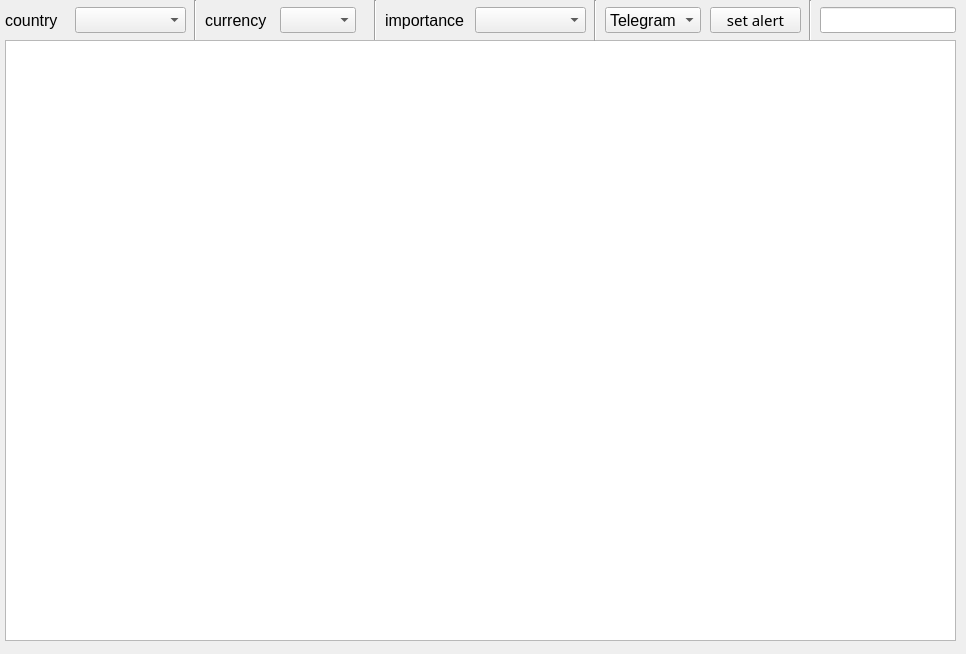
<?xml version="1.0" encoding="UTF-8"?>
<ui version="4.0">
 <class>Form</class>
 <widget class="QWidget" name="Form">
  <property name="geometry">
   <rect>
    <x>0</x>
    <y>0</y>
    <width>966</width>
    <height>654</height>
   </rect>
  </property>
  <property name="windowTitle">
   <string>Form</string>
  </property>
  <widget class="QWidget" name="widget" native="true">
   <property name="geometry">
    <rect>
     <x>0</x>
     <y>0</y>
     <width>960</width>
     <height>646</height>
    </rect>
   </property>
   <property name="styleSheet">
    <string notr="true">font: 12pt &quot;Ubuntu&quot;;</string>
   </property>
   <widget class="Line" name="line_5">
    <property name="geometry">
     <rect>
      <x>190</x>
      <y>0</y>
      <width>10</width>
      <height>41</height>
     </rect>
    </property>
    <property name="font">
     <font>
      <family>Ubuntu</family>
      <pointsize>12</pointsize>
      <weight>50</weight>
      <italic>false</italic>
      <bold>false</bold>
     </font>
    </property>
    <property name="orientation">
     <enum>Qt::Vertical</enum>
    </property>
   </widget>
   <widget class="QComboBox" name="comboBox_8">
    <property name="geometry">
     <rect>
      <x>605</x>
      <y>7</y>
      <width>96</width>
      <height>26</height>
     </rect>
    </property>
    <property name="font">
     <font>
      <family>Ubuntu</family>
      <pointsize>12</pointsize>
      <weight>50</weight>
      <italic>false</italic>
      <bold>false</bold>
     </font>
    </property>
    <item>
     <property name="text">
      <string>Telegram</string>
     </property>
    </item>
    <item>
     <property name="text">
      <string>email</string>
     </property>
    </item>
    <item>
     <property name="text">
      <string>SMS</string>
     </property>
    </item>
   </widget>
   <widget class="Line" name="line_6">
    <property name="geometry">
     <rect>
      <x>370</x>
      <y>0</y>
      <width>10</width>
      <height>41</height>
     </rect>
    </property>
    <property name="font">
     <font>
      <family>Ubuntu</family>
      <pointsize>12</pointsize>
      <weight>50</weight>
      <italic>false</italic>
      <bold>false</bold>
     </font>
    </property>
    <property name="orientation">
     <enum>Qt::Vertical</enum>
    </property>
   </widget>
   <widget class="QLabel" name="label_37">
    <property name="geometry">
     <rect>
      <x>205</x>
      <y>7</y>
      <width>71</width>
      <height>26</height>
     </rect>
    </property>
    <property name="font">
     <font>
      <family>Ubuntu</family>
      <pointsize>12</pointsize>
      <weight>50</weight>
      <italic>false</italic>
      <bold>false</bold>
     </font>
    </property>
    <property name="text">
     <string>currency</string>
    </property>
   </widget>
   <widget class="Line" name="line_8">
    <property name="geometry">
     <rect>
      <x>805</x>
      <y>0</y>
      <width>10</width>
      <height>41</height>
     </rect>
    </property>
    <property name="font">
     <font>
      <family>Ubuntu</family>
      <pointsize>12</pointsize>
      <weight>50</weight>
      <italic>false</italic>
      <bold>false</bold>
     </font>
    </property>
    <property name="orientation">
     <enum>Qt::Vertical</enum>
    </property>
   </widget>
   <widget class="QComboBox" name="comboBox_7">
    <property name="geometry">
     <rect>
      <x>475</x>
      <y>7</y>
      <width>111</width>
      <height>26</height>
     </rect>
    </property>
    <property name="font">
     <font>
      <family>Ubuntu</family>
      <pointsize>12</pointsize>
      <weight>50</weight>
      <italic>false</italic>
      <bold>false</bold>
     </font>
    </property>
   </widget>
   <widget class="QLabel" name="label_36">
    <property name="geometry">
     <rect>
      <x>5</x>
      <y>7</y>
      <width>61</width>
      <height>26</height>
     </rect>
    </property>
    <property name="font">
     <font>
      <family>Ubuntu</family>
      <pointsize>12</pointsize>
      <weight>50</weight>
      <italic>false</italic>
      <bold>false</bold>
     </font>
    </property>
    <property name="styleSheet">
     <string notr="true"/>
    </property>
    <property name="text">
     <string>country</string>
    </property>
   </widget>
   <widget class="QLabel" name="label_38">
    <property name="geometry">
     <rect>
      <x>385</x>
      <y>7</y>
      <width>91</width>
      <height>26</height>
     </rect>
    </property>
    <property name="font">
     <font>
      <family>Ubuntu</family>
      <pointsize>12</pointsize>
      <weight>50</weight>
      <italic>false</italic>
      <bold>false</bold>
     </font>
    </property>
    <property name="text">
     <string>importance</string>
    </property>
   </widget>
   <widget class="QLineEdit" name="lineEdit_37">
    <property name="geometry">
     <rect>
      <x>820</x>
      <y>7</y>
      <width>136</width>
      <height>26</height>
     </rect>
    </property>
    <property name="font">
     <font>
      <family>Ubuntu</family>
      <pointsize>12</pointsize>
      <weight>50</weight>
      <italic>false</italic>
      <bold>false</bold>
     </font>
    </property>
   </widget>
   <widget class="QPushButton" name="pushButton_31">
    <property name="geometry">
     <rect>
      <x>710</x>
      <y>7</y>
      <width>91</width>
      <height>26</height>
     </rect>
    </property>
    <property name="font">
     <font>
      <family>FixedsysTTF</family>
      <pointsize>11</pointsize>
      <weight>4</weight>
      <italic>false</italic>
      <bold>false</bold>
     </font>
    </property>
    <property name="styleSheet">
     <string notr="true">font: 32 11pt &quot;FixedsysTTF&quot;;</string>
    </property>
    <property name="text">
     <string>set alert</string>
    </property>
   </widget>
   <widget class="QComboBox" name="comboBox_5">
    <property name="geometry">
     <rect>
      <x>75</x>
      <y>7</y>
      <width>111</width>
      <height>26</height>
     </rect>
    </property>
    <property name="font">
     <font>
      <family>Ubuntu</family>
      <pointsize>12</pointsize>
      <weight>50</weight>
      <italic>false</italic>
      <bold>false</bold>
     </font>
    </property>
    <property name="styleSheet">
     <string notr="true"/>
    </property>
   </widget>
   <widget class="QTableView" name="tableView_12">
    <property name="geometry">
     <rect>
      <x>5</x>
      <y>40</y>
      <width>951</width>
      <height>601</height>
     </rect>
    </property>
    <property name="font">
     <font>
      <family>Ubuntu</family>
      <pointsize>12</pointsize>
      <weight>50</weight>
      <italic>false</italic>
      <bold>false</bold>
     </font>
    </property>
   </widget>
   <widget class="QComboBox" name="comboBox_6">
    <property name="geometry">
     <rect>
      <x>280</x>
      <y>7</y>
      <width>76</width>
      <height>26</height>
     </rect>
    </property>
    <property name="font">
     <font>
      <family>Ubuntu</family>
      <pointsize>12</pointsize>
      <weight>50</weight>
      <italic>false</italic>
      <bold>false</bold>
     </font>
    </property>
   </widget>
   <widget class="Line" name="line_7">
    <property name="geometry">
     <rect>
      <x>590</x>
      <y>0</y>
      <width>10</width>
      <height>41</height>
     </rect>
    </property>
    <property name="font">
     <font>
      <family>Ubuntu</family>
      <pointsize>12</pointsize>
      <weight>50</weight>
      <italic>false</italic>
      <bold>false</bold>
     </font>
    </property>
    <property name="orientation">
     <enum>Qt::Vertical</enum>
    </property>
   </widget>
  </widget>
 </widget>
 <resources/>
 <connections/>
</ui>
